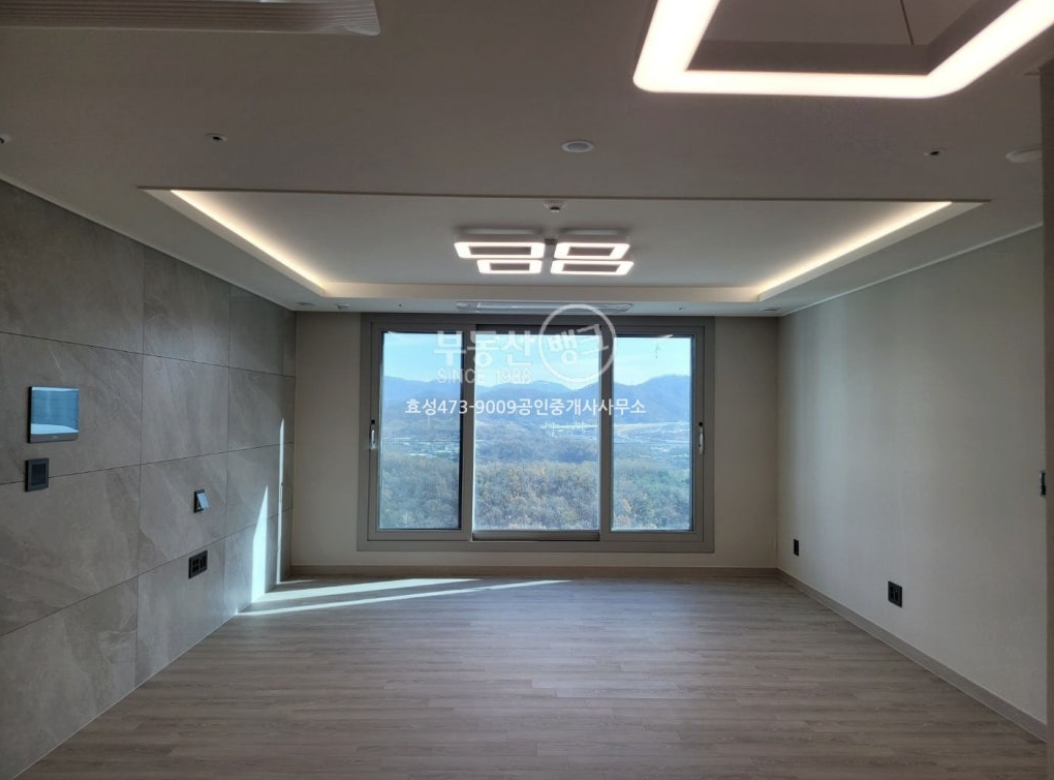
#> input picture seminar2/00_전체/020_거실_0.9pct.png, 1054 x 780 px, found by its file name
$ python generate_paper_figure2_v6_grid.py
#> lines starting #> are read from the running program, lines starting #| are printed output that depends on the picture
"""
Figure 2 v6 — 성공/실패 사례 그리드 (정성 비교)

목적: 통계 수치 대신 "어떤 환경에서 잘 되고 어떤 환경에서 안 되는지"
      를 사진 6장으로 정성적으로 보여줌.
구성: 2행 × 3열
  상: 성공 사례 (final_clean) — ID 020, 027, 029
  하: 실패 사례 — ID 014(좁은 방), ID 051(코너+장애물), ID 060(식탁)
"""
import os
import matplotlib
matplotlib.use('Agg')
import matplotlib.pyplot as plt
import matplotlib.image as mpimg
from matplotlib import font_manager

FONT = '/System/Library/Fonts/AppleSDGothicNeo.ttc'
if os.path.exists(FONT):
    font_manager.fontManager.addfont(FONT)
    plt.rcParams['font.family'] = 'Apple SD Gothic Neo'
plt.rcParams['axes.unicode_minus'] = False

PHOTO_DIR = '/Users/honghwasu/Desktop/research_project/seminar2/00_전체'
OUT = '/Users/honghwasu/Desktop/research_project/output/paper_figures/fig2_qualitative_grid.png'

# (filename_pattern_in_dir, label, gt_mm, measured_mm, err_pct, note, success)
cases = [
    # 성공 (양호 조건)
    ('020_거실_0.9pct.png',       'ID 020', 4340, 4381, 0.9, '창문 정면, 양쪽 벽 명확',  True),
    ('027_거실_1.9pct.png',       'ID 027', 4340, 4259, 1.9, '창문 정면, 흰 벽',         True),
    ('029_거실_0.3pct.png',       'ID 029', 4340, 4353, 0.3, '창문 정면, 좌측 패널 벽',  True),
    # 실패 (전형적인 실패 모드)
    ('014_작은침실_96.9pct.png',  'ID 014', 2540,   78, 96.9, '좁은 방, 좌측 창문',       False),
    ('051_거실_71.3pct.png',      'ID 051', 2940,  844, 71.3, '코너 촬영, 우측 빌트인장', False),
    ('060_거실_65.1pct.png',      'ID 060', 4040, 1408, 65.1, '식탁·의자가 중앙 차지',    False),
]

fig, axes = plt.subplots(2, 3, figsize=(13, 8))
plt.subplots_adjust(top=0.92, bottom=0.04, left=0.02, right=0.98,
                    wspace=0.06, hspace=0.20)

for ax, (fn, lbl, gt, m, err, note, success) in zip(axes.flat, cases):
    p = os.path.join(PHOTO_DIR, fn)
    if os.path.exists(p):
        img = mpimg.imread(p)
#> img is the input picture: shape (780, 1054, 4) float32; mean R, G, B, A 0.43, 0.43, 0.425, 1
        ax.imshow(img)
    else:
        ax.text(0.5, 0.5, f'(missing\n{fn})', ha='center', va='center', transform=ax.transAxes)
    ax.set_xticks([])
    ax.set_yticks([])
    color = '#1B5E20' if success else '#B71C1C'
    bg    = '#E8F5E9' if success else '#FFEBEE'
    title = f'{lbl}  GT {gt:,} mm  →  측정 {m:,} mm  (오차 {err:.1f}%)'
    ax.set_title(title, fontsize=10.5, color=color,
                 weight='bold', pad=4,
                 bbox=dict(boxstyle='round,pad=0.3', facecolor=bg,
                           edgecolor=color, linewidth=1.2, alpha=0.95))
    ax.text(0.5, -0.06, note, transform=ax.transAxes,
            ha='center', va='top', fontsize=9.5, style='italic', color='#444')

# 행 레이블
fig.text(0.005, 0.72, '성공\n사례', ha='left', va='center',
         fontsize=11, weight='bold', color='#1B5E20', rotation=90)
fig.text(0.005, 0.26, '실패\n사례', ha='left', va='center',
         fontsize=11, weight='bold', color='#B71C1C', rotation=90)

fig.suptitle('그림 2.  환경 조건별 성공/실패 사례 비교 (자동 RANSAC 측정)',
             fontsize=13, weight='bold', y=0.985)

plt.savefig(OUT, dpi=180, bbox_inches='tight', facecolor='white')
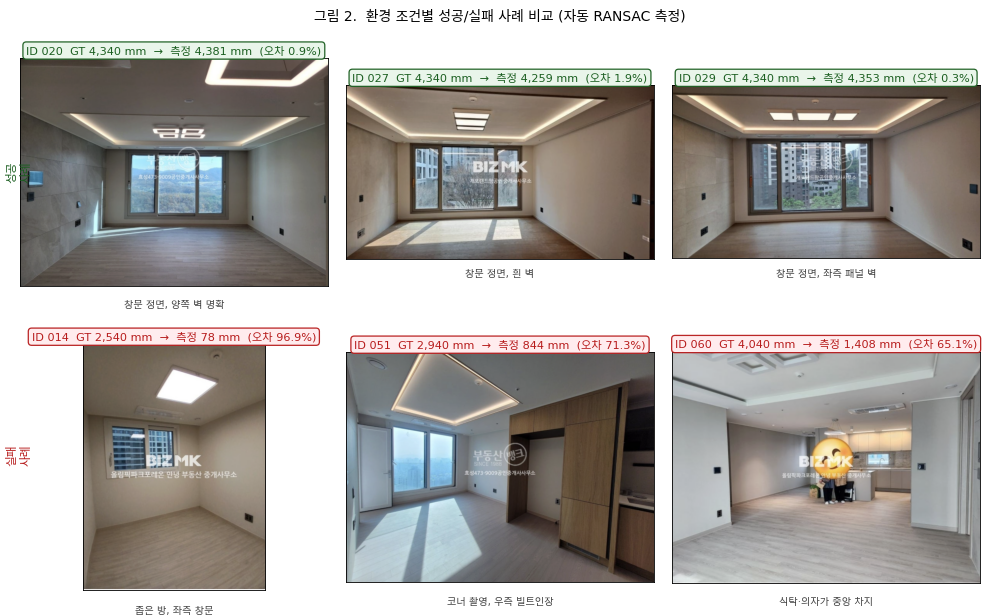
#> figure drawn by matplotlib, 6 panels
print(f'Saved: {OUT}')
